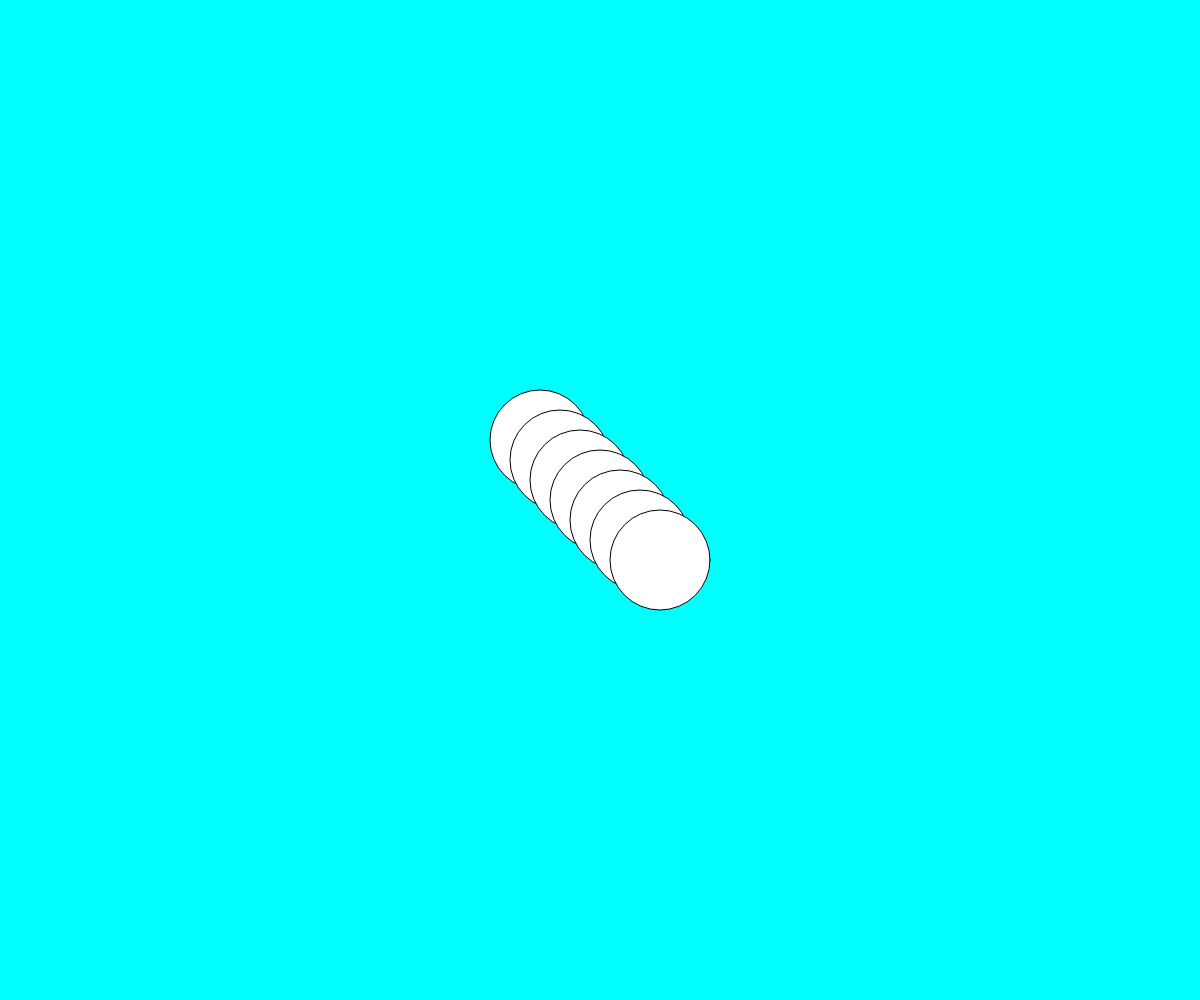
Frame 1 (no input)
Frame 60 (no input): identical to frame 1, image omitted
Frame 120 (the mouse pressed at the canvas centre since frame 60): identical to frame 1, image omitted

The p5.js sketch that drew this single still picture (run headless with seeded random() and noise() and a simulated clock; from frame 60 on, the mouse is pressed at the canvas centre):

// p5.js sketch
// ── sketch.js
function setup() {
  createCanvas(windowWidth, windowHeight);
}

function draw() {
  background(0,256,256)
  let centre_X = windowWidth/2
  let centre_Y = windowHeight/2
  ellipse(centre_X-60,centre_Y-60,100)
  ellipse(centre_X-40,centre_Y-40,100)
  ellipse(centre_X-20,centre_Y-20,100)
  ellipse(centre_X,centre_Y,100)
  ellipse(centre_X+20,centre_Y+20,100)
  ellipse(centre_X+40,centre_Y+40,100)
  ellipse(centre_X+60,centre_Y+60,100)
}
